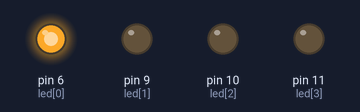
Bench run of a sketch on a simulated Arduino Uno, built with avr-gcc and run on an emulated ATmega328P. Parts: output pins drawn as LEDs (lit = HIGH).

Above: at 0.05 s.
At 0.45 s:
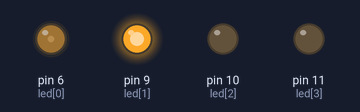
At 0.9 s:
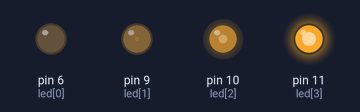
At 1.8 s:
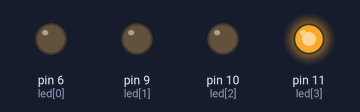
At 2.5 s:
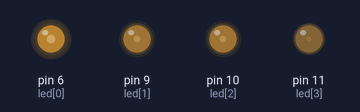
At 3.2 s:
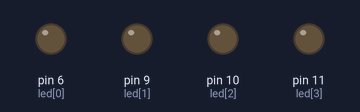
Timing chart, 0 to 7.4 s (numbered marks = the images above):
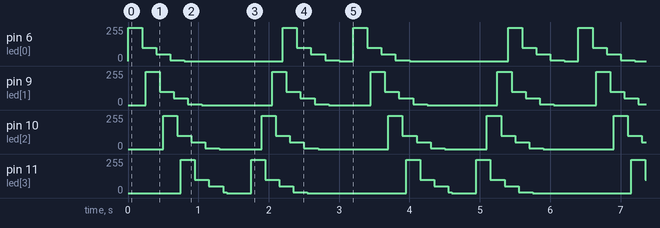

Measured:
- by itself, pin 6 (led[0]): repeats every 3.2 s: 100/255 0.20 s, 50/255 0.20 s, 5/255 0.20 s, 0/255 1.4 s, 250/255 0.20 s, 100/255 0.20 s, 50/255 0.20 s, 5/255 0.20 s, 0/255 0.20 s, 250/255 0.20 s
- by itself, pin 9 (led[1]): repeats every 3.2 s: 100/255 0.20 s, 50/255 0.20 s, 5/255 0.20 s, 0/255 1.0 s, 250/255 0.20 s, 100/255 0.20 s, 50/255 0.20 s, 5/255 0.20 s, 0/255 0.60 s, 250/255 0.20 s

The sketch:

P59-2_4_LED_PWM_Pi_Li_rain.ino
```cpp
/*
*P59-2
*設計Arduino 程式，控制四個LED 模擬拖尾霹靂燈變化。
*/

const uint8_t led[4] = {6,9,10,11};
//                                                    最左      最右
const uint8_t brightness[7][4] =
{
	{250,0,0,0},
	{100,250,0,0},
	{50,100,250,0},
	{5,50,100,250},
	{0,5,50,100},
	{0,0,5,50},
	{0,0,0,5},
}; //定義亮度，共7種LED的state

int i = 0;   //Current LED state index
int dir = 1; //1右，-1向左

void setup()
{

}

void loop()
{

	for(int k=0;k<7;k++) //向右
	{
		for(int j=0;j<4;j++) //LED index
		{
			analogWrite(led[j], brightness[k][j]);
			delay(50);
		}

	}
	for(int j=0;j<4;j++) //LED index
	{
		analogWrite(led[j], 0);
	}
	delay(200);

	for(int k=0;k<7;k++) //向左
	{
		for(int j=0;j<=3;j++) //LED index
		{
			analogWrite(led[j], brightness[k][3-j]);
			delay(50);
		}

	}
	for(int j=0;j<4;j++) //LED index
	{
		analogWrite(led[j], 0);
	}
	delay(200);
}
```
